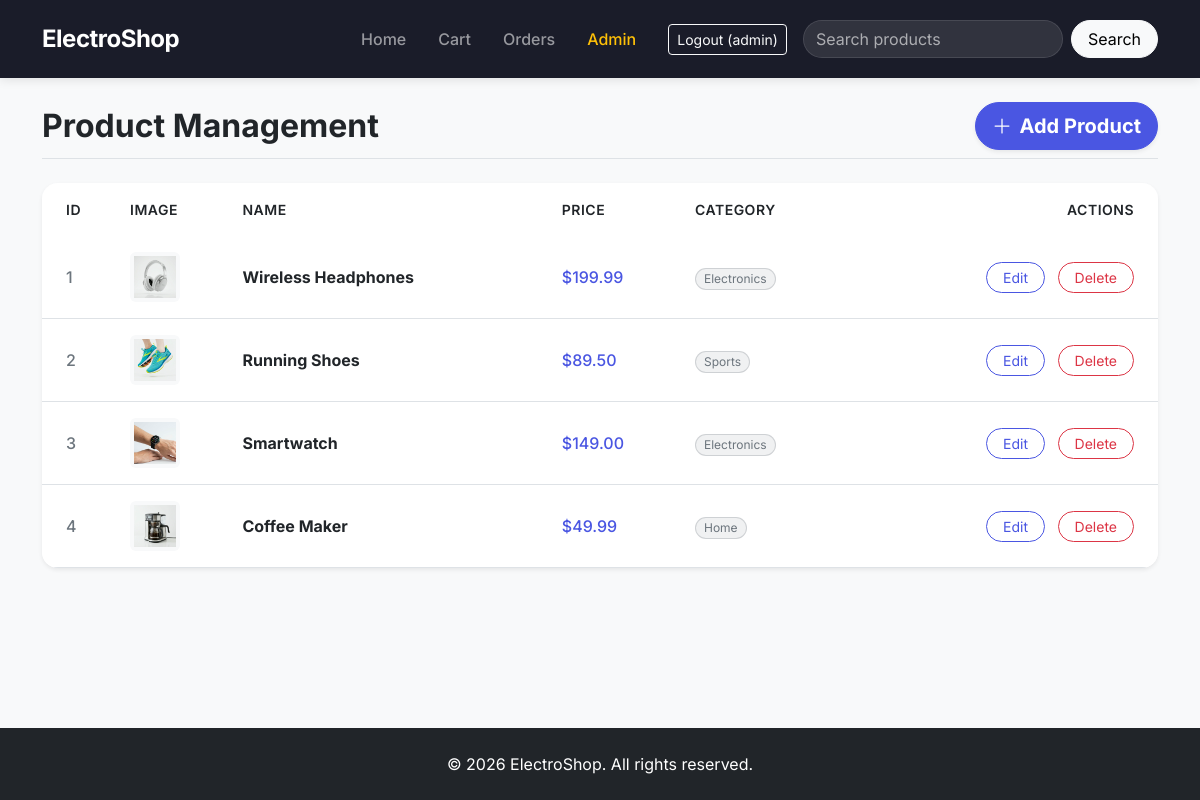
The app's page /admin/products (signed in) with its own data.
### models.py (models this page shows)
class User(UserMixin, db.Model):
    id = db.Column(db.Integer, primary_key=True)
    username = db.Column(db.String(150), unique=True, nullable=False)
    email = db.Column(db.String(150), unique=True, nullable=False)
    password = db.Column(db.String(256), nullable=False)
    is_admin = db.Column(db.Boolean, default=False)
    orders = db.relationship('Order', backref='customer', lazy=True)

class Product(db.Model):
    id = db.Column(db.Integer, primary_key=True)
    name = db.Column(db.String(150), nullable=False)
    description = db.Column(db.Text, nullable=False)
    price = db.Column(db.Float, nullable=False)
    image = db.Column(db.String(150), nullable=True, default='default.jpg')
    category = db.Column(db.String(100), nullable=True)

### app.py (the view)
@app.route('/admin/products')
@login_required
def admin_products():
    if not current_user.is_admin:
        flash('Unauthorized access.', 'danger')
        return redirect(url_for('index'))
    products = Product.query.all()
    return render_template('admin_products.html', products=products)

### app.py (called while the page is built)
@login_manager.user_loader
def load_user(user_id):
    return db.session.get(User, int(user_id))

### templates/admin_products.html (shortened to what this page needs)
{% extends 'base.html' %}
{% block content %}
<div class="d-flex justify-content-between align-items-center mb-4 pb-2 border-bottom">
    <h2 class="fw-bold mb-0 text-dark">Product Management</h2>
    <button type="button" class="btn btn-primary btn-lg rounded-pill fw-bold shadow-sm d-flex align-items-center gap-2" data-bs-toggle="modal" data-bs-target="#addProductModal">
        <svg xmlns="http://www.w3.org/2000/svg" width="20" height="20" fill="currentColor" class="bi bi-plus-lg" viewBox="0 0 16 16">
          <path fill-rule="evenodd" d="M8 2a.5.5 0 0 1 .5.5v5h5a.5.5 0 0 1 0 1h-5v5a.5.5 0 0 1-1 0v-5h-5a.5.5 0 0 1 0-1h5v-5A.5.5 0 0 1 8 2Z"/>
        </svg>
        Add Product
    </button>
</div>
<div class="card border-0 shadow-sm rounded-4 overflow-hidden mb-5">
    <div class="card-body p-0">
        <div class="table-responsive">
            <table class="table table-hover align-middle mb-0 admin-table">
                <thead class="bg-light text-muted small text-uppercase">
                    <tr>
                        <th scope="col" class="ps-4 py-3 fw-semibold border-0">ID</th>
                        <th scope="col" class="py-3 fw-semibold border-0">Image</th>
                        <th scope="col" class="py-3 fw-semibold border-0">Name</th>
                        <th scope="col" class="py-3 fw-semibold border-0">Price</th>
                        <th scope="col" class="py-3 fw-semibold border-0">Category</th>
                        <th scope="col" class="pe-4 py-3 fw-semibold border-0 text-end">Actions</th>
                    </tr>
                </thead>
                <tbody class="border-top-0">
                    {% for product in products %}
                    <tr>
                        <td class="ps-4 py-3 fw-medium text-secondary">{{ product.id }}</td>
                        <td class="py-3">
                            <div class="bg-light rounded p-1 d-inline-block" style="width: 50px; height: 50px;">
                                <img src="{{ url_for('static', filename='images/' + product.image) }}" class="img-fluid h-100 object-fit-contain mix-blend-multiply" alt="{{ product.name }}" onerror="this.src='https://via.placeholder.com/50?text=No+Image';">
                            </div>
                        </td>
                        <td class="py-3 fw-bold text-dark">{{ product.name }}</td>
                        <td class="py-3 fw-medium text-primary">${{ "%.2f"|format(product.price) }}</td>
                        <td class="py-3"><span class="badge bg-secondary bg-opacity-10 text-secondary border border-secondary border-opacity-25 rounded-pill fw-normal px-2 py-1">{{ product.category }}</span></td>
                        <td class="pe-4 py-3 text-end">
                            <button class="btn btn-sm btn-outline-primary rounded-pill px-3 me-2 edit-btn" data-bs-toggle="modal" data-bs-target="#editProductModal{{ product.id }}">Edit</button>
                            <form action="{{ url_for('delete_product', id=product.id) }}" method="POST" class="d-inline">
                                <button type="submit" class="btn btn-sm btn-outline-danger rounded-pill px-3 remove-btn" onclick="return confirm('Are you sure you want to delete this product?');">Delete</button>
                            </form>
                        </td>
                    </tr>
                    {% endfor %}
                </tbody>
            </table>
        </div>
    </div>
</div>
{% endblock %}

### templates/base.html (shortened to what this page needs)
<!DOCTYPE html>
<html lang="en">
<head>
    <link href="https://cdn.jsdelivr.net/npm/bootstrap@5.3.0/dist/css/bootstrap.min.css" rel="stylesheet">
    <link rel="stylesheet" href="{{ url_for('static', filename='css/style.css') }}">
</head>
<body>
<nav class="navbar navbar-expand-lg navbar-dark navbar-custom">
  <div class="container">
    <a class="navbar-brand fw-bold" href="{{ url_for('index') }}">ElectroShop</a>
    <div class="collapse navbar-collapse" id="navbarNav">
      <ul class="navbar-nav ms-auto align-items-center">
        <li class="nav-item">
          <a class="nav-link" href="{{ url_for('index') }}">Home</a>
        </li>
        <li class="nav-item">
          <a class="nav-link position-relative" href="{{ url_for('view_cart') }}">
            Cart
          </a>
        </li>
        {% if current_user.is_authenticated %}
            <li class="nav-item">
              <a class="nav-link" href="{{ url_for('orders') }}">Orders</a>
            </li>
            {% if current_user.is_admin %}
            <li class="nav-item">
              <a class="nav-link text-warning" href="{{ url_for('admin_products') }}">Admin</a>
            </li>
            {% endif %}
            <li class="nav-item ms-lg-3">
              <a class="btn btn-outline-light btn-sm" href="{{ url_for('logout') }}">Logout ({{ current_user.username }})</a>
            </li>
        {% endif %}
      </ul>
      <form class="d-flex ms-3" action="{{ url_for('index') }}" method="GET">
        <input class="form-control me-2 rounded-pill search-input" type="search" name="query" placeholder="Search products" aria-label="Search">
        <button class="btn btn-light rounded-pill px-3" type="submit">Search</button>
      </form>
    </div>
  </div>
</nav>
<div class="container main-content mt-4 mb-5">
    {% block content %}{% endblock %}
</div>
<footer class="footer bg-dark text-white text-center py-4 mt-auto">
  <div class="container">
    <p class="mb-0">&copy; 2026 ElectroShop. All rights reserved.</p>
  </div>
</footer>
</body>
</html>

### static/css/style.css (style rules this page uses)
body { font-family: 'Inter', sans-serif; background-color: #f8f9fa; color: #333; display: flex; flex-direction: column; min-height: 100vh; }
.text-primary { color: #4A56E2 !important; }
.btn-primary { background-color: #4A56E2; border-color: #4A56E2; }
.btn-outline-primary { color: #4A56E2; border-color: #4A56E2; }
.navbar-custom { background-color: #1A1C29 !important; box-shadow: 0 2px 10px rgba(0,0,0,0.1); padding-top: 1rem; padding-bottom: 1rem; }
.navbar-brand { font-size: 1.5rem; letter-spacing: -0.5px; }
.nav-link { font-weight: 500; transition: color 0.3s ease; padding: 0.5rem 1rem !important; }
.search-input { min-width: 250px; background-color: rgba(255,255,255,0.1); border: 1px solid rgba(255,255,255,0.2) !important; color: white; }
.search-input::placeholder { color: rgba(255,255,255,0.6); }
.mix-blend-multiply { mix-blend-mode: multiply; }
.btn { transition: all 0.3s ease; }
.cart-table th, .admin-table th { letter-spacing: 0.5px; }
.object-fit-contain { object-fit: contain; }

### records on screen
User: username "admin"
Product: id "1", image (picture), name "Wireless Headphones", price "199.99", category "Electronics"
Product: id "2", image (picture), name "Running Shoes", price "89.50", category "Sports"
Product: id "3", image (picture), name "Smartwatch", price "149.00", category "Electronics"
Product: id "4", image (picture), name "Coffee Maker", price "49.99", category "Home"
